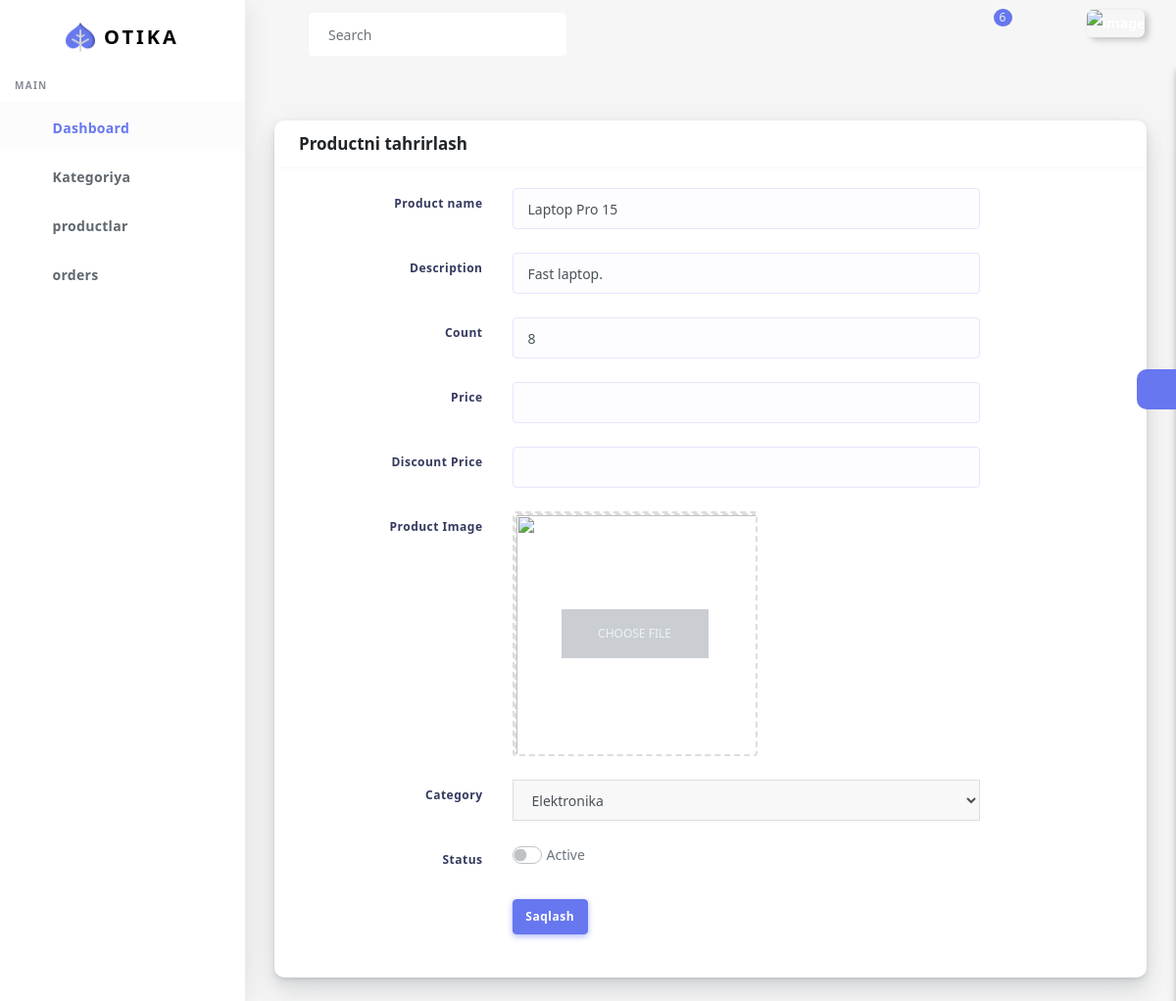
/dashboard/edit-product/47/, run on the app's committed database.
### main/models.py (models this page shows, shortened)
class Code(models.Model):
    code = models.CharField(max_length=150, unique=True, default=uuid4, blank=True, null=True)
    class Meta:
        abstract = True

class Product(Code):
    category = models.ForeignKey(Category, on_delete=models.CASCADE, null=True, blank=True)
    image = models.ImageField(upload_to='products')
    name = models.CharField(max_length=150)
    description = models.TextField(blank=True,null=True)
    price = models.DecimalField(max_digits=10, decimal_places=2)
    discount_price = models.DecimalField(max_digits=10, decimal_places=2, null=True, blank=True)
    status = models.BooleanField(default=False)
    created_at = models.DateTimeField(auto_now_add=True)
    updated_at = models.DateTimeField(auto_now=True)
    count = models.IntegerField(default=0)

class Category(models.Model):
    logo = models.ImageField(upload_to='categories')
    name = models.CharField(max_length=150)
    is_active = models.BooleanField(default=False,null=True,blank=True)

### dashboard/views.py (the view, shortened to what this page needs)
# urls.py: path('edit-product/<int:id>/', views.edit_product, name='d_edit_product'),
def edit_product(request, id):
    product = models.Product.objects.get(id=id)
    categories = models.Category.objects.all()
    context = {'product': product, 'categories': categories}
    return render(request, 'dashboard/edit_product.html', context=context)

### templates/dashboard/edit_product.html (shortened to what this page needs)
{% extends 'dashboard/base.html' %}
{% block content %}
      <div class="main-content">
        <section class="section">
          <div class="section-body">
            <div class="row">
              <div class="col-12">
                <div class="card">
                  <div class="card-header">
                    <h4>Productni tahrirlash</h4>
                  </div>
                    <form method="POST" enctype="multipart/form-data">{% csrf_token %}
          <div class="card-body">
                    <div class="form-group row mb-4">
                      <label class="col-form-label text-md-right col-12 col-md-3 col-lg-3">Product name</label>
                      <div class="col-sm-12 col-md-7">
                        <input type="text" name="name" value="{{product.name}}" class="form-control">
                      </div>
                    </div>
                     <div class="form-group row mb-4">
                      <label class="col-form-label text-md-right col-12 col-md-3 col-lg-3">Description</label>
                      <div class="col-sm-12 col-md-7">
                        <input type="text" name="description" value="{{product.description}}" class="form-control">
                      </div>
                    </div>
               <div class="form-group row mb-4">
                      <label class="col-form-label text-md-right col-12 col-md-3 col-lg-3">Count</label>
                      <div class="col-sm-12 col-md-7">
                        <input type="number" name="count" value="{{product.count}}" class="form-control">
                      </div>
                    </div>
                <div class="form-group row mb-4">
                      <label class="col-form-label text-md-right col-12 col-md-3 col-lg-3">Price</label>
                      <div class="col-sm-12 col-md-7">
                        <input type="number" name="price" value="{{product.price}}" class="form-control">
                      </div>
                    </div>
            <div class="form-group row mb-4">
                      <label class="col-form-label text-md-right col-12 col-md-3 col-lg-3">Discount Price</label>
                      <div class="col-sm-12 col-md-7">
                        <input type="number" name="discount_price" value="{{product.discount_price}}" class="form-control">
                      </div>
                    </div>
                    <div class="form-group row mb-4">
                      <label class="col-form-label text-md-right col-12 col-md-3 col-lg-3">Product Image</label>
                      <div class="col-sm-12 col-md-7">
                        <div id="image-preview" class="image-preview">
                          <label for="image-upload" id="image-label">Choose File</label>
                        </div>
                      </div>
                    </div>
<div class="form-group row mb-4">
                      <label class="col-form-label text-md-right col-12 col-md-3 col-lg-3">Category</label>
                      <div class="col-sm-12 col-md-7">
                        <select name="category" class="form-control selectric" required>
                          {% for category in categories %}
                          <option value="{{ category.id }}" {% if product.category.id == category.id %}selected{% endif %}>{{ category.name }}</option>
                          {% endfor %}
                        </select>
                      </div>
                    </div>
            <div class="form-group row mb-4">
                      <label class="col-form-label text-md-right col-12 col-md-3 col-lg-3"> Status</label>
                      <div class="col-sm-12 col-md-7">
                        <div class="pretty p-switch p-fill">
                      <div class="state p-success">
                        <label>Active</label>
                      </div>
                    </div>
                      </div>
                    </div>
                    <div class="form-group row mb-4">
                      <label class="col-form-label text-md-right col-12 col-md-3 col-lg-3"></label>
                      <div class="col-sm-12 col-md-7">
                        <button type="submit" class="btn btn-primary">Saqlash</button>
                      </div>
                    </div>
                  </div>
                    </form>
                </div>
              </div>
            </div>
          </div>
        </section>
        <div class="settingSidebar">
          <a href="javascript:void(0)" class="settingPanelToggle"> <i class="fa fa-spin fa-cog"></i>
          </a>
        </div>
      </div>
 {% endblock %}

### static/assets2/assets/css/custom.css (style rules this page uses)
.section { max-width: 100%; }
.card { margin-bottom: 1.5rem; }
.card-body { padding: 1.5rem; }

### data on the page
Product: name "Laptop Pro 15", description "Fast laptop.", count "8", category "Elektronika"
